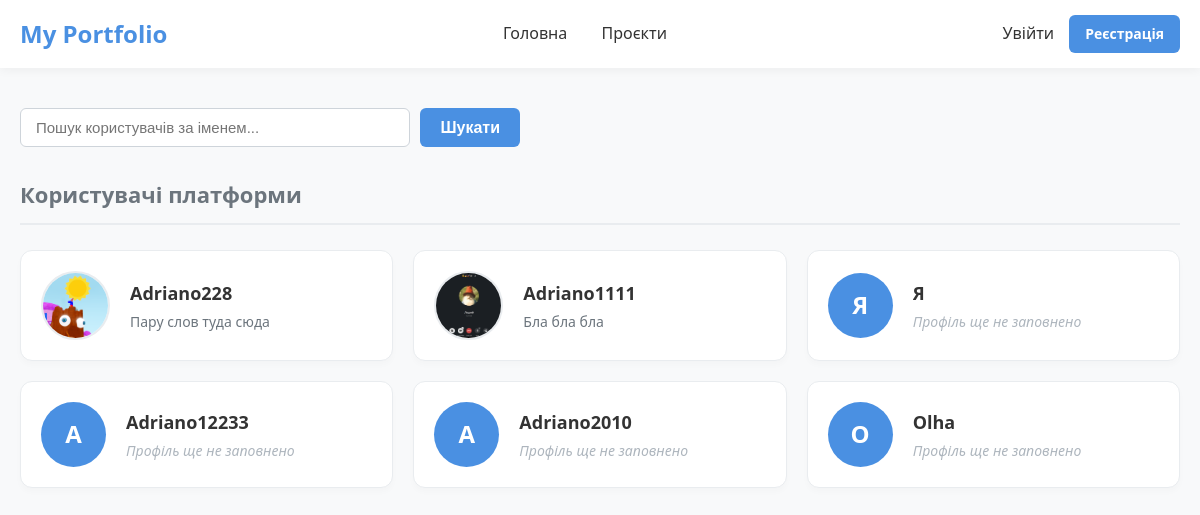
Before: / with the older database file.
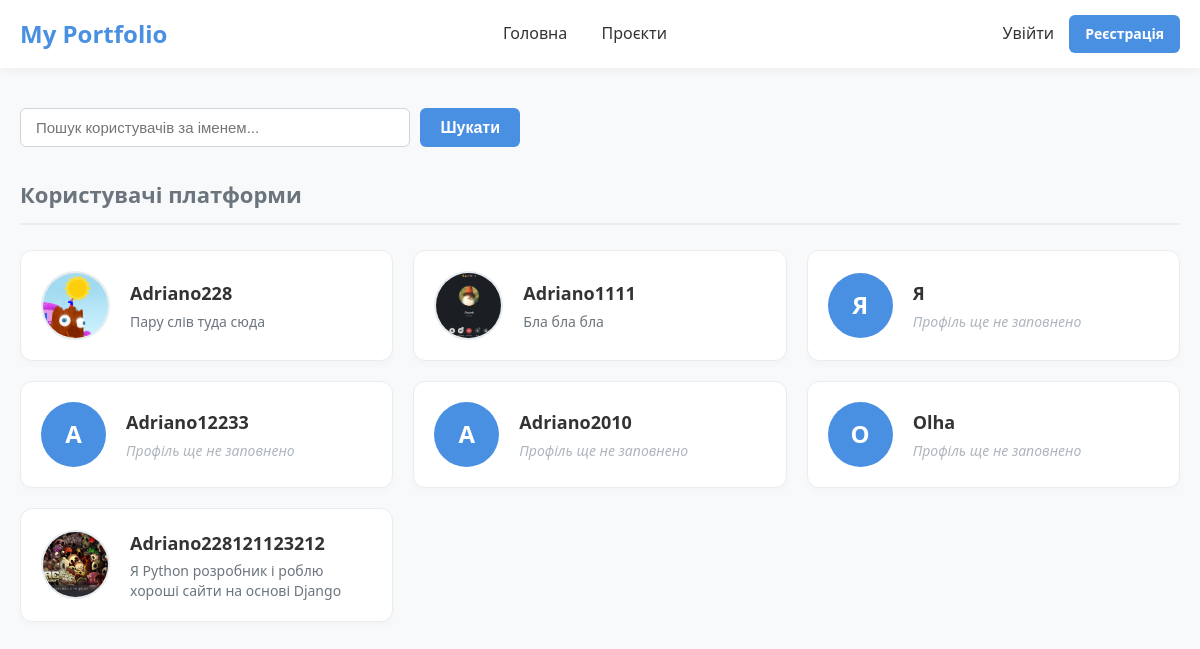
After: the same page with the newer database file.
### main/models.py (models this page shows, shortened)
class Portfolio(models.Model):
    user = models.OneToOneField(
        User,
        on_delete=models.CASCADE,
        related_name='portfolio',
        verbose_name="Користувач"
    )
    bio = models.TextField(blank=True, null=True, verbose_name="Про себе / Біографія")
    updated_at = models.DateTimeField(auto_now=True, verbose_name="Дата оновлення")
    avatar = models.ImageField(upload_to='avatars/', blank=True, null=True)
    class Meta:
        verbose_name = "Портфоліо"
        verbose_name_plural = "Портфоліо"

### main/views.py (the view)
# urls.py: 2. Add a URL to urlpatterns:  path('', views.home, name='home')
def home(request):
    query = request.GET.get('q', '').strip()
    portfolios = Portfolio.objects.select_related('user').all()
    if query:
        portfolios = portfolios.filter(user__username__icontains=query)
    context = {
        'portfolios': portfolios,
        'query': query,  # Повертаємо запит назад у шаблон, щоб показати його в інпуті
    }
    return render(request, 'main/main.html', context)

### main/templates/main/main.html (shortened to what this page needs)
{% extends 'main/base.html' %}
{% block content %}
<div class="home-page">
    <section class="users-list">
        <div class="search-container" style="margin-bottom: 30px; max-width: 500px;">
            <form method="get" action="{% url 'portfolio:home' %}" style="display: flex; gap: 10px;">
                <input
                    type="text"
                    name="q"
                    class="form-control"
                    placeholder="Пошук користувачів за іменем..."
                    value="{{ query|default:'' }}"
                    style="margin-bottom: 0;"
                >
                <button type="submit" class="btn-save" style="padding: 10px 20px; white-space: nowrap;">
                    Шукати
                </button>
            </form>
        </div>
        <h3>Користувачі платформи</h3>
        {% if portfolios %}
            <div class="users-grid">
                {% for portfolio in portfolios %}
                    <a href="{% url 'portfolio:public_profile' portfolio.user.username %}" class="user-card">
                        {% if portfolio.avatar %}
                            <img src="{{ portfolio.avatar.url }}" class="avatar" alt="{{ portfolio.user.username }}">
                        {% else %}
                            <div class="avatar-placeholder">
                                {{ portfolio.user.username|first|upper }}
                            </div>
                        {% endif %}
                        <div class="user-card-info">
                            <span class="user-card-name">{{ portfolio.user.username }}</span>
                            {% if portfolio.bio %}
                                <p class="user-card-bio">{{ portfolio.bio|truncatewords:15 }}</p>
                            {% else %}
                                <p class="user-card-bio user-card-bio-empty">Профіль ще не заповнено</p>
                            {% endif %}
                        </div>
                    </a>
                {% endfor %}
            </div>
        {% else %}
            <p class="empty-message">Користувачів поки немає.</p>
        {% endif %}
    </section>
</div>
{% endblock %}

Changed rows visible on the page:
changed Portfolio "Adriano228": bio "Пару слов туда сюда" → "Пару слів туда сюда"
added Portfolio: avatar (picture), user.username "Adriano228121123212", bio "Я Python розробник і роблю хороші сайти на основі Django"
